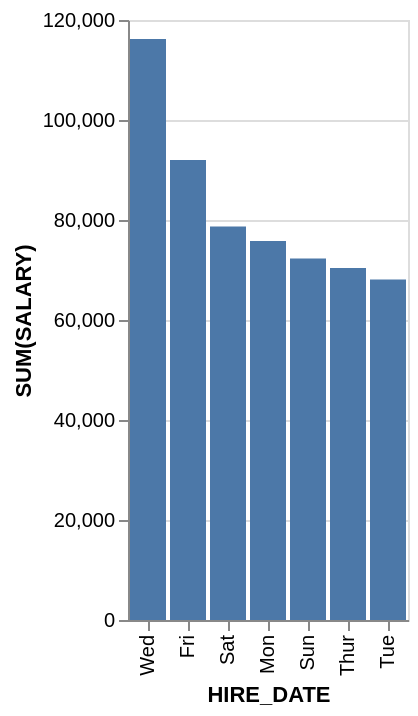

Here is the Vega-Lite specification saved for this chart:
### Vega-Lite specification from a JSON file in a GitHub repository (floating-point values rounded to 4 significant figures)
{"data": {"values": [{"x_data": "Mon", "y_data": 75800}, {"x_data": "Tue", "y_data": 68100}, {"x_data": "Wed", "y_data": 116200}, {"x_data": "Thur", "y_data": 70400}, {"x_data": "Fri", "y_data": 92000}, {"x_data": "Sat", "y_data": 78700}, {"x_data": "Sun", "y_data": 72300}]}, "mark": "bar", "encoding": {"x": {"field": "x_data", "type": "nominal", "title": "HIRE_DATE", "sort": {"op": "sum", "field": "y_data", "order": "descending"}}, "y": {"field": "y_data", "type": "quantitative", "title": "SUM(SALARY)"}}}
